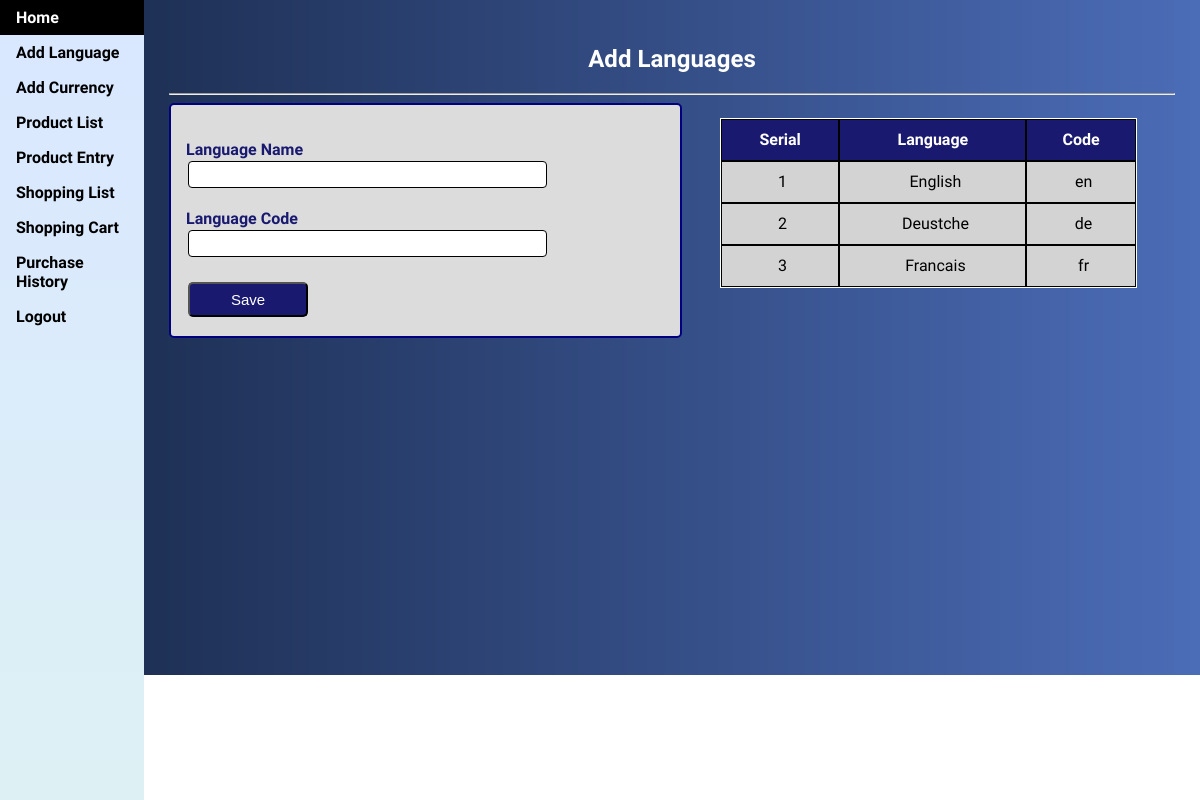
Screenshot of /addlanguage.php (signed in) with the database file from the repository.
### tables this page shows
CREATE TABLE `tbl_language` (
  `lang_id` int(10) NOT NULL,
  `lang_code` varchar(10) NOT NULL,
  `lang_name` varchar(20) NOT NULL
);

### addlanguage.php (the view, shortened to what this page needs)
<?php
	if ($_SESSION["login_user"]) {
?>
<!DOCTYPE html>
<html>
<head>
	<link rel="stylesheet" type="text/css" href="css/style.css">
	<link rel="stylesheet" type="text/css" href="css/style-nav.css">
	<link rel="stylesheet" type="text/css" href="css/font-abel.css">
	<link rel="stylesheet" type="text/css" href="css/font-awesome.css">
</head>
<body>
<?php
include ("menu.php");
?>
<div style="margin-left:12%;padding:25px;">
<h2>Add Languages</h2>
<hr/>
<div class="container">
	<div class="box">
		<div class="box-row">
			<div class="box-cell user-left" style="padding: 15px; background-color: gainsboro; border: 2px solid navy; border-radius: 5px;">
				<form action="" method="post">
				<div class="box">
					<label>Language Name</label><br>
					<input type="text" name="lang_name" class="form-control" required>
				</div>
				<br>
				<div class="box">
					<label>Language Code</label><br>
					<input type="text" name="lang_code" class="form-control" required>
				</div>
				<br>
				<div class="box">
					<input type="submit" name="submit" value="Save" class="button">
				</div>
				</form>
			</div>
			<div class="box-cell user-right" style="padding: 15px;">
				<table width="90%" cellpadding="1" cellspacing="0" align="center">
					<tr>
						<th>Serial</th>
						<th>Language</th>
						<th>Code</th>
					</tr>
					<?php
					include('config.php');
					$resultset = mysqli_query($conn, "SELECT * FROM tbl_language");
					if (mysqli_num_rows($resultset) > 0)
					{
						$serial = 1;
					    while($row = mysqli_fetch_assoc($resultset))
					    {
			    	?>
			    	<tr>
			    		<td><?php echo $serial; ?></td>
			    		<td><?php echo $row["lang_name"]; ?></td>
			    		<td><?php echo $row["lang_code"]; ?></td>
			    	</tr>
			    	<?php
			    		$serial++;
		    			}
		    		}
		    		else
		    		{
	    			?>
	    			<tr><td colspan="3"><b>- NO RECORDS FOUND -</b></td></tr>
	    			<?php
		    		}
		    		?>
				</table>
			</div>
		</div>
	</div>
</div>
</div>
<?php
	}
	else
	{
    	header("Location:index.php");
	}
?>
</body>
</html>

### css/style.css (style rules this page uses)
body { background-image: url("images/bglogin.jpg"); background-repeat: no-repeat; background-size: cover; font-family: "Abel"; }
table { align-self: center; text-align: center; border: 1px solid white; border-spacing: 0px; background-color: white; }
th { background-color: midnightblue; color: white; text-align: center; padding: 5px; height: 30px; border: 1px solid black; }
td { background-color: lightgray; color: black; padding: 5px 5px 5px 10px; height: 30px; border: 1px solid black; }
h1, h2, h3, h4, h5, h6 { color: white; text-align: center; }
label { font-size: medium; font-weight: bold; color: midnightblue; }
.button { background-color: midnightblue; color: white; padding: 5px 10px; text-align: center; text-decoration: none; display: inline-block; font-size: 15px; margin: 4px 2px; cursor: pointer; width: 120px; height: 35px; border-radius: 5px; }
.form-control { width: 75%; padding: 5px; margin: 2px; box-sizing: border-box; border: 1px solid black; border-radius: 4px; }

### css/style-nav.css (style rules this page uses)
body { margin: 0; }

### addlanguage.php (style rules this page uses)
.container .box { width: 100%; display:table; }
.container .box .box-row { display:table-row; padding: 10px; }
.container .box .box-cell { display:table-cell; width: auto; padding: 10px; }
.box { color: lavender; }

### rows the page displays
tbl_language: lang_name "English", lang_code "en"
tbl_language: lang_name "Deustche", lang_code "de"
tbl_language: lang_name "Francais", lang_code "fr"
